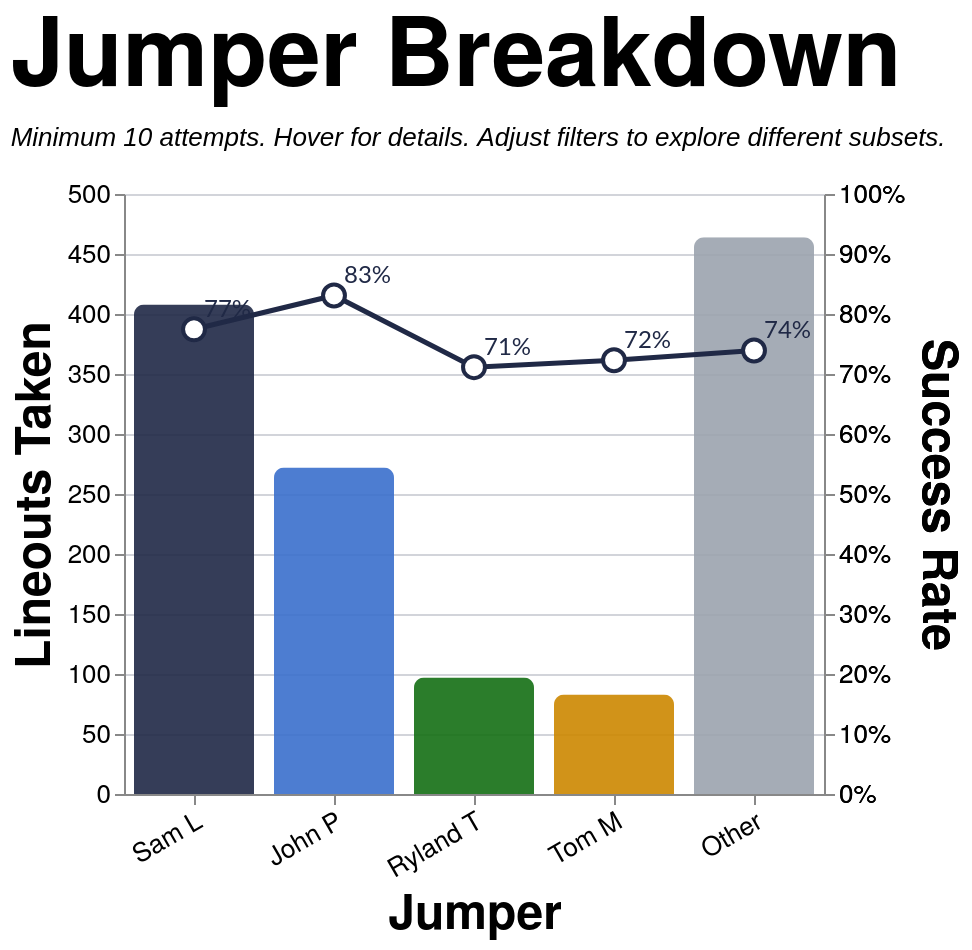

Vega-Lite specification for this chart:
### Vega-Lite specification from a JSON file in a GitHub repository (floating-point values rounded to 4 significant figures; data arrays with more than 128 entries replaced by an {"elided": "..."} marker saying what was removed)
{"config": {"axis": {"labelFont": "PT Sans Narrow, Helvetica Neue, Helvetica, Arial, sans-serif", "titleFont": "PT Sans Narrow, Helvetica Neue, Helvetica, Arial, sans-serif", "labelFontSize": 13, "titleFontSize": 24, "gridColor": "#202947", "gridOpacity": 0.2, "zindex": 1}, "text": {"font": "Lato, sans-serif"}, "bar": {"cornerRadiusEnd": 5}, "header": {"labelFont": "PT Sans Narrow, Helvetica Neue, Helvetica, Arial, sans-serif", "titleFont": "PT Sans Narrow, Helvetica Neue, Helvetica, Arial, sans-serif", "labelFontSize": 24, "titleFontSize": 28, "labelFontWeight": "bold", "orient": "left"}, "legend": {"labelFont": "PT Sans Narrow, Helvetica Neue, Helvetica, Arial, sans-serif", "titleFont": "PT Sans Narrow, Helvetica Neue, Helvetica, Arial, sans-serif", "labelFontSize": 14, "titleFontSize": 16, "titlePadding": 5, "fillColor": "white", "strokeColor": "black", "padding": 10, "titleFontWeight": "lighter", "titleFontStyle": "italic", "titleColor": "gray", "offset": 10}, "title": {"font": "PT Sans Narrow, Helvetica Neue, Helvetica, Arial, sans-serif", "fontSize": 48, "fontWeight": "bold", "anchor": "start", "align": "center", "titlePadding": 20, "subtitlePadding": 10, "subtitleFontSize": 13, "subtitleColor": "", "subtitleFontStyle": "italic", "offset": 15, "color": "black"}, "axisX": {"labelAngle": 0}, "facet": {"title": null, "header": null, "align": {"row": "each", "column": "each"}, "spacing": 10}, "resolve": {"scale": {"y": "independent", "facet": "independent"}}, "background": "transparent", "scale": {"offsetBandPaddingOuter": 0.2, "offsetBandPaddingInner": 0.1}, "view": {"stroke": null, "background": "transparent"}}, "layer": [{"mark": {"type": "bar", "opacity": 0.9, "size": 60}, "encoding": {"color": {"field": "jumper_tier", "legend": null, "scale": {"domain": ["Sam L", "John P", "Ryland T", "Tom M", "Other"], "range": ["#202946", "#3a6fcc", "#146f14", "#cc8800", "#9ca3af"]}, "type": "nominal"}, "stroke": {"value": "transparent"}, "tooltip": [{"field": "jumper_tier_name", "title": "Jumper", "type": "nominal"}, {"field": "attempts", "format": ",.0f", "title": "Attempts", "type": "quantitative"}, {"field": "won", "format": ",.0f", "title": "Won", "type": "quantitative"}, {"field": "success_rate", "format": ".1%", "title": "Success Rate", "type": "quantitative"}], "x": {"axis": {"labelAngle": -30}, "field": "jumper_tier", "sort": ["Sam L", "John P", "Ryland T", "Tom M", "Other"], "title": "Jumper", "type": "nominal"}, "y": {"field": "attempts", "title": "Lineouts Taken", "type": "quantitative"}}, "transform": [{"filter": "(loSquad == 'All' || datum.squad == loSquad) && (loSeason == 'All' || datum.season == loSeason) && (loGameType == 'All' || (loGameType == 'League + Cup' && (datum.game_type == 'League' || datum.game_type == 'Cup')) || (loGameType == 'League only' && datum.game_type == 'League') || datum.game_type == loGameType) && (loThrower == 'All' || datum.thrower == loThrower) && (loJumper == 'All' || datum.jumper == loJumper) && (loArea == 'All' || datum.area == loArea) && (loNumbers == 'All' || datum.numbers == loNumbers)"}, {"aggregate": [{"op": "count", "as": "attempts"}, {"op": "sum", "field": "won", "as": "won"}], "groupby": ["jumper_tier", "jumper_tier_name"]}, {"calculate": "datum.won / datum.attempts", "as": "success_rate"}]}, {"mark": {"type": "line", "point": {"fill": "white", "filled": false, "size": 120, "stroke": "#202946"}, "stroke": "#202946", "strokeWidth": 2.5}, "encoding": {"tooltip": [{"field": "jumper_tier_name", "title": "Jumper", "type": "nominal"}, {"field": "attempts", "format": ",.0f", "title": "Attempts", "type": "quantitative"}, {"field": "won", "format": ",.0f", "title": "Won", "type": "quantitative"}, {"field": "success_rate", "format": ".1%", "title": "Success Rate", "type": "quantitative"}], "x": {"axis": {"labelAngle": -30}, "field": "jumper_tier", "sort": ["Sam L", "John P", "Ryland T", "Tom M", "Other"], "title": "Jumper", "type": "nominal"}, "y": {"axis": {"format": "%", "orient": "right"}, "field": "success_rate", "scale": {"domain": [0, 1]}, "title": "Success Rate", "type": "quantitative"}}, "transform": [{"filter": "(loSquad == 'All' || datum.squad == loSquad) && (loSeason == 'All' || datum.season == loSeason) && (loGameType == 'All' || (loGameType == 'League + Cup' && (datum.game_type == 'League' || datum.game_type == 'Cup')) || (loGameType == 'League only' && datum.game_type == 'League') || datum.game_type == loGameType) && (loThrower == 'All' || datum.thrower == loThrower) && (loJumper == 'All' || datum.jumper == loJumper) && (loArea == 'All' || datum.area == loArea) && (loNumbers == 'All' || datum.numbers == loNumbers)"}, {"aggregate": [{"op": "count", "as": "attempts"}, {"op": "sum", "field": "won", "as": "won"}], "groupby": ["jumper_tier", "jumper_tier_name"]}, {"calculate": "datum.won / datum.attempts", "as": "success_rate"}]}, {"mark": {"type": "text", "align": "left", "baseline": "middle", "color": "#202946", "dx": 5, "dy": -10, "fontSize": 12}, "encoding": {"text": {"field": "success_rate", "format": ".0%", "type": "quantitative"}, "x": {"axis": {"labelAngle": -30}, "field": "jumper_tier", "sort": ["Sam L", "John P", "Ryland T", "Tom M", "Other"], "title": "Jumper", "type": "nominal"}, "y": {"axis": {"format": "%", "orient": "right"}, "field": "success_rate", "scale": {"domain": [0, 1]}, "title": "Success Rate", "type": "quantitative"}}, "transform": [{"filter": "(loSquad == 'All' || datum.squad == loSquad) && (loSeason == 'All' || datum.season == loSeason) && (loGameType == 'All' || (loGameType == 'League + Cup' && (datum.game_type == 'League' || datum.game_type == 'Cup')) || (loGameType == 'League only' && datum.game_type == 'League') || datum.game_type == loGameType) && (loThrower == 'All' || datum.thrower == loThrower) && (loJumper == 'All' || datum.jumper == loJumper) && (loArea == 'All' || datum.area == loArea) && (loNumbers == 'All' || datum.numbers == loNumbers)"}, {"aggregate": [{"op": "count", "as": "attempts"}, {"op": "sum", "field": "won", "as": "won"}], "groupby": ["jumper_tier", "jumper_tier_name"]}, {"calculate": "datum.won / datum.attempts", "as": "success_rate"}]}], "data": {"name": "data-e184baec2a1bc5ce3b21eca5ddde2e46"}, "height": 300, "params": [{"name": "loSquad", "value": "All"}, {"name": "loSeason", "value": "All"}, {"name": "loGameType", "value": "All"}, {"name": "loThrower", "value": "All"}, {"name": "loJumper", "value": "All"}, {"name": "loArea", "value": "All"}, {"name": "loNumbers", "value": "All"}], "resolve": {"scale": {"y": "independent"}}, "title": {"text": "Jumper Breakdown", "subtitle": "Minimum 10 attempts. Hover for details. Adjust filters to explore different subsets."}, "width": {"step": 70}, "$schema": "https://vega.github.io/schema/vega-lite/v5.20.1.json", "datasets": {"data-e184baec2a1bc5ce3b21eca5ddde2e46": {"elided": "1324 records"}}}
